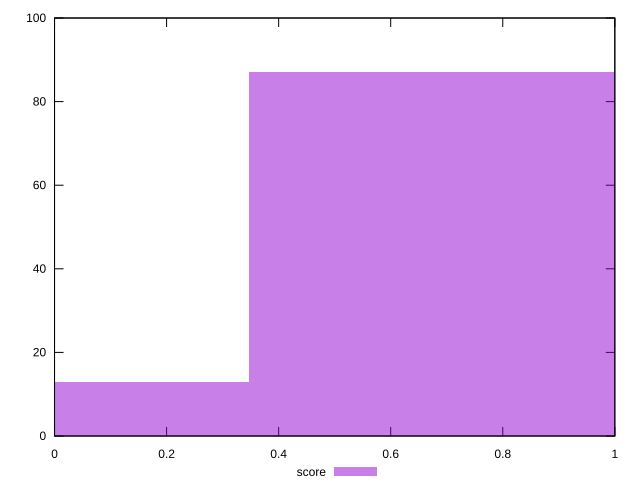

Write gnuplot code to recreate this figure.
reset

$score <<EOF
0 13
0.6951532724444552 87
EOF

set key outside below
set boxwidth 0.6951532724444552
set xrange [0:1]
set yrange [0:100]
set trange [0:100]
set style fill transparent solid 0.5 noborder
set terminal svg size 640, 490 enhanced background rgb 'white'
set output "report_00017_2021-02-10T15-08-03.406Z/estimated-input-latency/samples/pages+cached/score/histogram.svg"

plot $score title "score" with boxes

reset
